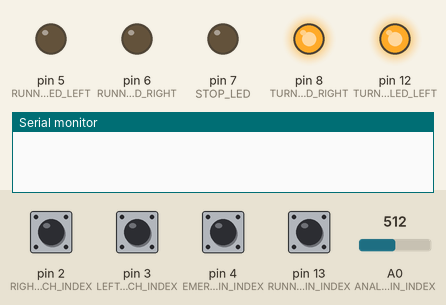
Recording of a sketch running on a simulated Arduino Uno, built with avr-gcc and run on an emulated ATmega328P. Shown: output pins drawn as LEDs (lit = HIGH), the last lines printed to the serial monitor. Inputs (shaded band) come from the test bench; at power-on: pin 2 (RIGHT_TURN_SWITCH_INDEX), pin 3 (LEFT_TURN_SWITCH_INDEX), pin 4 (EMERGENCE_SWITCH_PIN_INDEX), pin 13 (RUNNING_LIGHTS_SWITCH_PIN_INDEX) HIGH, A0 (ANALOG_INPUT_PIN_INDEX) = 512. EEPROM starts erased.

Above: at 1.2 s.
1.3 s: pin 2 (RIGHT_TURN_SWITCH_INDEX) pulled LOW for 0.15 s
At 1.4 s:
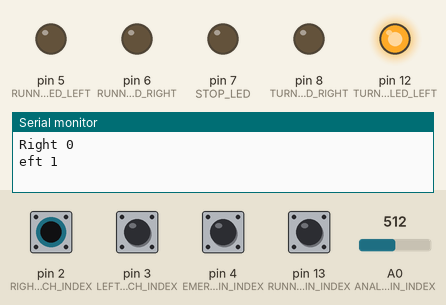
3.0 s: pin 3 (LEFT_TURN_SWITCH_INDEX) pulled LOW for 0.15 s
At 3.1 s:
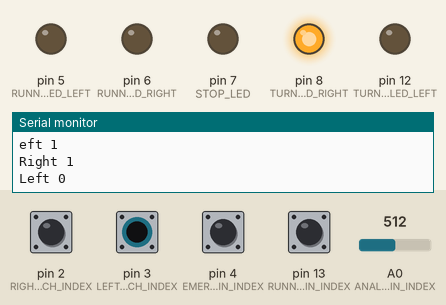
4.7 s: A0 (ANALOG_INPUT_PIN_INDEX) set to 319
6.2 s: A0 (ANALOG_INPUT_PIN_INDEX) set to 296
At 6.6 s:
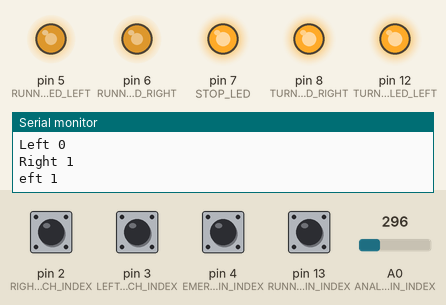
7.7 s: pin 4 (EMERGENCE_SWITCH_PIN_INDEX) pulled LOW for 0.15 s
At 7.77 s:
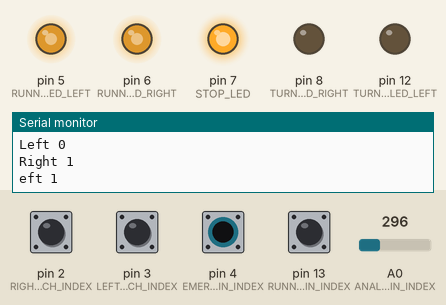
9.3 s: pin 13 (RUNNING_LIGHTS_SWITCH_PIN_INDEX) pulled LOW for 0.15 s
At 9.37 s:
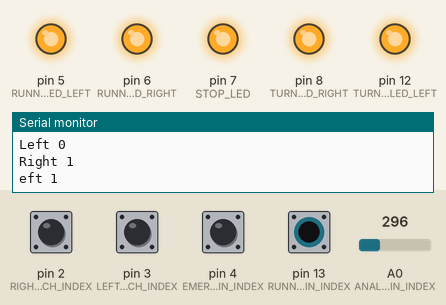
Timing chart, 0 to 11.9 s (numbered marks = the images above; inputs shaded):
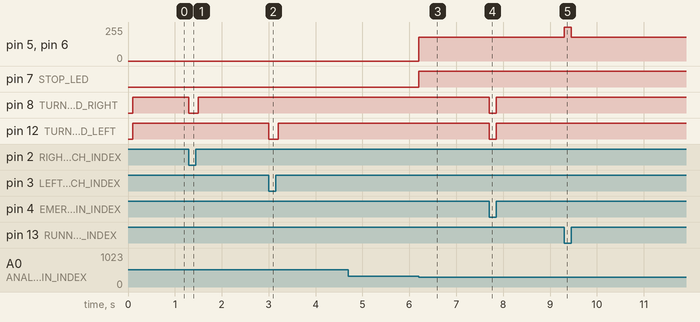

Measured:
- the behaviour switches between 307 and 306 on A0 (ANALOG_INPUT_PIN_INDEX) (found by bisection; images 2 and 3)
- after the input at 1.3 s, pin 8 (TURN_SIGNAL_LED_RIGHT): HIGH → LOW at once, → HIGH 0.20 s later
- after the input at 3.0 s, pin 12 (TURN_SIGNAL_LED_LEFT): HIGH → LOW at once, → HIGH 0.20 s later
- after the input at 4.7 s, every drawn part: stays the same
- after the input at 6.2 s, pin 5 (RUNNING_LIGHTS_LED_LEFT), pin 6 (RUNNING_LIGHTS_LED_RIGHT): 0/255 → 179/255 at once; pin 7 (STOP_LED): LOW → HIGH at once
- after the input at 7.7 s, pin 8 (TURN_SIGNAL_LED_RIGHT), pin 12 (TURN_SIGNAL_LED_LEFT): HIGH → LOW at once, → HIGH 0.15 s later
- after the input at 9.3 s, pin 5 (RUNNING_LIGHTS_LED_LEFT), pin 6 (RUNNING_LIGHTS_LED_RIGHT): 179/255 → 255/255 at once, → 179/255 0.15 s later

The sketch:

car_lights.ino
```cpp
#include "GyverTimers.h"
#include <avr/eeprom.h>

#define RUNNING_LIGHTS_SWITCH_PIN_INDEX 13
#define EMERGENCE_SWITCH_PIN_INDEX 4
#define ANALOG_INPUT_PIN_INDEX A0

#define RUNNING_LIGHTS_LED_LEFT 5
#define RUNNING_LIGHTS_LED_RIGHT 6

#define TURN_SIGNAL_LED_LEFT 12
#define TURN_SIGNAL_LED_RIGHT 8

#define STOP_LED 7

#define RIGHT_TURN_SWITCH_INDEX 2
#define LEFT_TURN_SWITCH_INDEX 3

#define ANALOG_READ_MIN 0
#define ANALOG_READ_MAX 1023

#define INTERVAL 1000

#define ON 0
#define OFF 1

#define IO_ENABLED LOW
#define IO_DISABLED HIGH

#define TURNING_OFF 0
#define TURN_LEFT 1
#define TURN_RIGHT 2

#define EEPROM_ADDR 10

#define STOP_PEDAL_STIFFNESS_STEP 50

void turning_isr();
uint32_t get_percentage(int value, int percentage);

unsigned long previous_millis = 0;

int run_l_switch_state = 0;
int emergence_switch_state = 0;
int stop_input_value = 0;
int turning_right_input_value = 0;
int turning_left_input_value = 0;
int turn_left_state = OFF;
int turn_right_state = OFF;
int emergence_state = OFF;
byte timer_10ms_event = 0;
byte turning_state = TURNING_OFF;

char inChar;

uint32_t eeprom_addr = EEPROM_ADDR;

uint32_t stop_lower_limit = get_percentage(1023, 30);

void setup() {
  // put your setup code here, to run once:
  Timer1.setFrequencyFloat(10);
  Timer1.enableISR();

  pinMode(RUNNING_LIGHTS_SWITCH_PIN_INDEX, INPUT_PULLUP);
  pinMode(EMERGENCE_SWITCH_PIN_INDEX, INPUT_PULLUP);

  pinMode(RIGHT_TURN_SWITCH_INDEX, INPUT_PULLUP);
  pinMode(LEFT_TURN_SWITCH_INDEX, INPUT_PULLUP);

  pinMode(ANALOG_INPUT_PIN_INDEX, INPUT);

  pinMode(TURN_SIGNAL_LED_RIGHT, OUTPUT);
  pinMode(TURN_SIGNAL_LED_LEFT, OUTPUT);

  eeprom_write_dword(&eeprom_addr, stop_lower_limit);

  attachInterrupt(
    0, turning_isr, CHANGE
  );

  attachInterrupt(
    1, turning_isr, CHANGE
  );

  Serial.begin(9600, SERIAL_8N1);
}

void loop() {

  stop_lower_limit = eeprom_read_dword(&eeprom_addr);

  if (Serial.available() > 0)
  {
    inChar = Serial.read();
    if (inChar == '-')
    {
      if (stop_lower_limit < STOP_PEDAL_STIFFNESS_STEP)
      {
        stop_lower_limit = 0;
      }
      else
      {
        stop_lower_limit -= STOP_PEDAL_STIFFNESS_STEP;
      }
    }
    else if (inChar == '+')
    {
      if (stop_lower_limit > 1023 - STOP_PEDAL_STIFFNESS_STEP)
      {
        stop_lower_limit = 1023;
      }
      else
      {
        stop_lower_limit += STOP_PEDAL_STIFFNESS_STEP;
      }
    }
    eeprom_update_dword(&eeprom_addr, stop_lower_limit);
    Serial.println(stop_lower_limit);
  }

  run_l_switch_state = digitalRead(RUNNING_LIGHTS_SWITCH_PIN_INDEX);
  emergence_switch_state = digitalRead(EMERGENCE_SWITCH_PIN_INDEX);
  stop_input_value = analogRead(ANALOG_INPUT_PIN_INDEX);

  unsigned long current_millis = millis();

  if (stop_lower_limit < stop_input_value)
  {
    analogWrite(STOP_LED, 0);

    analogWrite(RUNNING_LIGHTS_LED_LEFT, 0);
    analogWrite(RUNNING_LIGHTS_LED_RIGHT, 0);
  }
  else
  {
    analogWrite(STOP_LED, 255);

    if (run_l_switch_state == IO_ENABLED)
    {
      analogWrite(RUNNING_LIGHTS_LED_LEFT, 255);
      analogWrite(RUNNING_LIGHTS_LED_RIGHT, 255);
    }
    else
    {
      analogWrite(RUNNING_LIGHTS_LED_LEFT, 255 - get_percentage(255, 30));
      analogWrite(RUNNING_LIGHTS_LED_RIGHT, 255 - get_percentage(255, 30));
    }
  }

  if (emergence_switch_state == IO_ENABLED)
  {
    if (current_millis - previous_millis >= INTERVAL)
    {
      previous_millis = current_millis;
      if (emergence_state == OFF)
      {
        emergence_state = ON;
      }
      else
      {
        emergence_state = OFF;
      }
    }
    digitalWrite(TURN_SIGNAL_LED_LEFT, emergence_state);
    digitalWrite(TURN_SIGNAL_LED_RIGHT, emergence_state);
  }
  else
  {
    if (timer_10ms_event)
    {
      timer_10ms_event = 0;

      switch(turning_state) {
        case TURN_LEFT:
          digitalWrite(TURN_SIGNAL_LED_RIGHT, IO_DISABLED);
          if (current_millis - previous_millis >= INTERVAL)
          {
            previous_millis = current_millis;
            if (turn_left_state == OFF)
            {
              turn_left_state = ON;
            }
            else
            {
              turn_left_state = OFF;
            }
          }
          digitalWrite(TURN_SIGNAL_LED_LEFT, turn_left_state);
          break;
        case TURN_RIGHT:
          digitalWrite(TURN_SIGNAL_LED_LEFT, IO_DISABLED);
          if (current_millis - previous_millis >= INTERVAL)
          {
            previous_millis = current_millis;
            if (turn_right_state == OFF)
            {
              turn_right_state = ON;
            }
            else
            {
              turn_right_state = OFF;
            }
          }
          digitalWrite(TURN_SIGNAL_LED_RIGHT, turn_right_state);
          break;
        default:
          digitalWrite(TURN_SIGNAL_LED_LEFT, IO_DISABLED);
          digitalWrite(TURN_SIGNAL_LED_RIGHT, IO_DISABLED);
          emergence_state = OFF;
          turn_right_state = OFF;
          turn_left_state = OFF;
          break;
      }
    }
  }
}

void turning_isr()
{
  turning_right_input_value = digitalRead(RIGHT_TURN_SWITCH_INDEX);
  turning_left_input_value = digitalRead(LEFT_TURN_SWITCH_INDEX);

  if (turning_right_input_value == IO_ENABLED)
  {
    turning_state = TURN_RIGHT;
  }
  else if (turning_left_input_value == IO_ENABLED)
  {
    turning_state = TURN_LEFT;
  }
  else
  {
    turning_state = TURNING_OFF;
  }

  Serial.print("Right ");
  Serial.println(turning_right_input_value);
  Serial.print("Left " + turning_left_input_value);
  Serial.println(turning_left_input_value);
}

void timer_10ms()
{
  timer_10ms_event = 1;
}

ISR(TIMER1_A)
{
  timer_10ms();
}

uint32_t get_percentage(int value, int percentage)
{
  return (uint32_t) value * percentage / 100;
}
```
